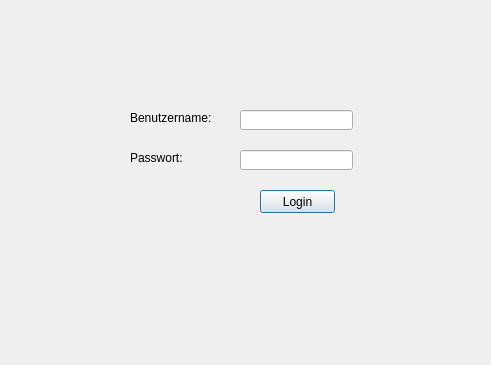
<?xml version="1.0" encoding="UTF-8"?>
<ui version="4.0">
 <class>frmAnmeldenSQL</class>
 <widget class="QDialog" name="frmAnmeldenSQL">
  <property name="geometry">
   <rect>
    <x>0</x>
    <y>0</y>
    <width>491</width>
    <height>365</height>
   </rect>
  </property>
  <property name="windowTitle">
   <string>Dialog</string>
  </property>
  <widget class="QLabel" name="label_2">
   <property name="geometry">
    <rect>
     <x>130</x>
     <y>150</y>
     <width>81</width>
     <height>16</height>
    </rect>
   </property>
   <property name="text">
    <string>Passwort:</string>
   </property>
  </widget>
  <widget class="QPushButton" name="pbLogin">
   <property name="geometry">
    <rect>
     <x>260</x>
     <y>190</y>
     <width>75</width>
     <height>23</height>
    </rect>
   </property>
   <property name="text">
    <string>Login</string>
   </property>
  </widget>
  <widget class="QLineEdit" name="ldtPasswort">
   <property name="geometry">
    <rect>
     <x>240</x>
     <y>150</y>
     <width>113</width>
     <height>20</height>
    </rect>
   </property>
  </widget>
  <widget class="QLabel" name="label">
   <property name="geometry">
    <rect>
     <x>130</x>
     <y>110</y>
     <width>81</width>
     <height>16</height>
    </rect>
   </property>
   <property name="text">
    <string>Benutzername:</string>
   </property>
  </widget>
  <widget class="QLineEdit" name="ldtBenutzername">
   <property name="geometry">
    <rect>
     <x>240</x>
     <y>110</y>
     <width>113</width>
     <height>20</height>
    </rect>
   </property>
  </widget>
 </widget>
 <resources/>
 <connections/>
</ui>
